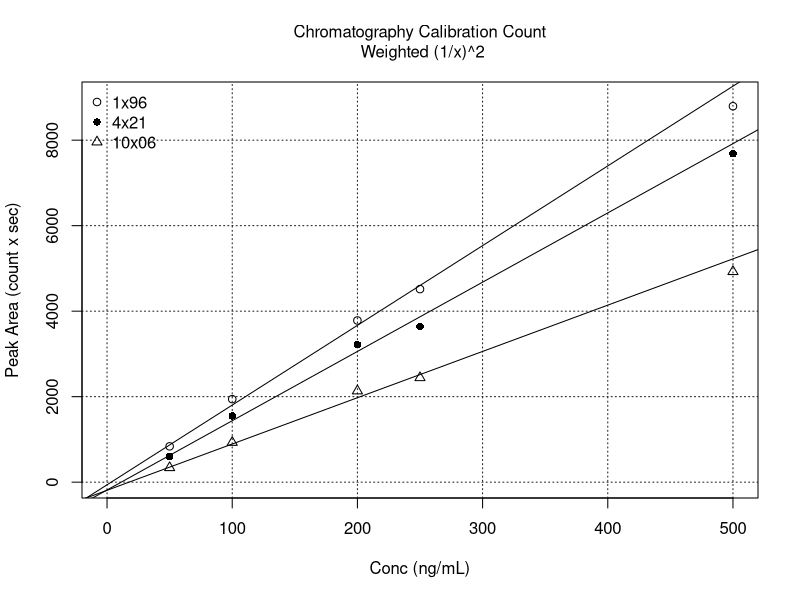

The R script that drew this image:
# Chromatogram Calibration Peak Counts.R
#   User functions called: none
# Author: Fred Lytle
# Last edit: 10/06/2022
rm(list=ls())

# user supplied input
weight <- '1/x^2'# choices: 'none','var','1/x^2'

# data generated by chromatogram_peak_counts.R
# Note: the avg-values are the average of four replicate peak areas
#     the sd-values are the stdev of the mean via propagated replicate variance
conc <- c(50,100,200,250,500)
avg96 <- c(837.8,1942,3782,4516,8794)
avg21 <- c(601.0,1550,3217,3640,7682)
avg06 <- c(338.7,929.7,2134,2443,4925)
sd96 <- c(12.46,18.59,34.58,41.26,75.87)
sd21 <- c(7.821,17.75,31.59,33.07,57.59)
sd06 <- c(6.268,11.18,21.39,21.70,38.63)

# calculate the least-squares weights
if(weight == 'none'){
  weights96 <- weights21 <- weights06 <- rep(1,length(conc))
}else if(weight == 'var'){
  weights96 <- c(1/sd96[1]^2,1/sd96[2]^2,1/sd96[3]^2,1/sd96[4]^2,
                 1/sd96[5]^2)
  weights21 <- c(1/sd21[1]^2,1/sd21[2]^2,1/sd21[3]^2,1/sd21[4]^2,
                 1/sd21[5]^2)
  weights06 <- c(1/sd06[1]^2,1/sd06[2]^2,1/sd06[3]^2,1/sd06[4]^2,
                 1/sd06[5]^2)
}else{
  weights96 <- weights21 <- weights06 <- 1/conc^2
}

# generate the main graph
title <- 'Chromatography Calibration Count\n'
if(weight=='1/x^2'){title <- paste0(title,' Weighted (1/x)^2')
}else if(weight == 'none'){title <- paste0(title,'Unweighted')
}else{title <- paste0(title,' Weighted 1/var')}

plot(conc,avg96,xlim=c(0,500),ylim=c(-10,9000),
     xlab='Conc (ng/mL)',ylab='Peak Area (count x sec)',
     main=title,font.main=1,cex.main=1)
grid(col='gray10')
points(conc,avg21,pch=16)
points(conc,avg06,pch=2)
legend('topleft',c('1x96','4x21','10x06'),pch=c(1,16,2),bty='n')

# perform the least-squares fits, errors, and covariance
fit96 <- lm(avg96~conc,weights=weights96)
coef96 <- summary(fit96)$coef[,1]
error96 <- summary(fit96)$coef[,2]
cov96 <- summary(fit96)$cov[1,2]*summary(fit96)$sigma^2
fit21 <- lm(avg21~conc,weights=weights21)
coef21 <- summary(fit21)$coef[,1]
error21 <- summary(fit21)$coef[,2]
cov21 <- summary(fit21)$cov[1,2]*summary(fit21)$sigma^2
fit06 <- lm(avg06~conc,weights=weights06)
coef06 <- summary(fit06)$coef[,1]
error06 <- summary(fit06)$coef[,2]
cov06 <- summary(fit06)$cov[1,2]*summary(fit06)$sigma^2

# add regression lines to the main graph
abline(fit96)
abline(fit21)
abline(fit06)

# print the results
{
  cat(title,
      '\nDwell Time:\t\t  Value     Error      Covar',
      '\n\t96 Intercept:\t',coef96[1],'; ',error96[1],'; ',cov96,
      '\n\t96 Slope:\t',coef96[2],'; ',error96[2],
      '\n\t21 Intercept:\t',coef21[1],'; ',error21[1],'; ',cov21,
      '\n\t21 Slope:\t',coef21[2],'; ',error21[2],
      '\n\t06 Intercept:\t',coef06[1],'; ',error06[1],'; ',cov06,
      '\n\t06 Slope:\t',coef06[2],';  ',error06[2],'\n',sep='')
  
  cat('\nCount Slope Ratios:\t',
      c(coef96[2],coef21[2],coef06[2])/coef96[2])
}
